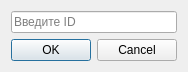
<?xml version="1.0" encoding="UTF-8"?>
<ui version="4.0">
 <class>DeleteDialog</class>
 <widget class="QDialog" name="DeleteDialog">
  <property name="geometry">
   <rect>
    <x>0</x>
    <y>0</y>
    <width>174</width>
    <height>67</height>
   </rect>
  </property>
  <property name="windowTitle">
   <string>Удаление</string>
  </property>
  <layout class="QVBoxLayout" name="verticalLayout">
   <item>
    <widget class="QLineEdit" name="lineEdit">
     <property name="placeholderText">
      <string>Введите ID</string>
     </property>
    </widget>
   </item>
   <item>
    <widget class="QDialogButtonBox" name="buttonBox">
     <property name="orientation">
      <enum>Qt::Horizontal</enum>
     </property>
     <property name="standardButtons">
      <set>QDialogButtonBox::Cancel|QDialogButtonBox::Ok</set>
     </property>
    </widget>
   </item>
  </layout>
 </widget>
 <resources/>
 <connections>
  <connection>
   <sender>buttonBox</sender>
   <signal>accepted()</signal>
   <receiver>DeleteDialog</receiver>
   <slot>accept()</slot>
   <hints>
    <hint type="sourcelabel">
     <x>248</x>
     <y>254</y>
    </hint>
    <hint type="destinationlabel">
     <x>157</x>
     <y>274</y>
    </hint>
   </hints>
  </connection>
  <connection>
   <sender>buttonBox</sender>
   <signal>rejected()</signal>
   <receiver>DeleteDialog</receiver>
   <slot>reject()</slot>
   <hints>
    <hint type="sourcelabel">
     <x>316</x>
     <y>260</y>
    </hint>
    <hint type="destinationlabel">
     <x>286</x>
     <y>274</y>
    </hint>
   </hints>
  </connection>
 </connections>
</ui>
